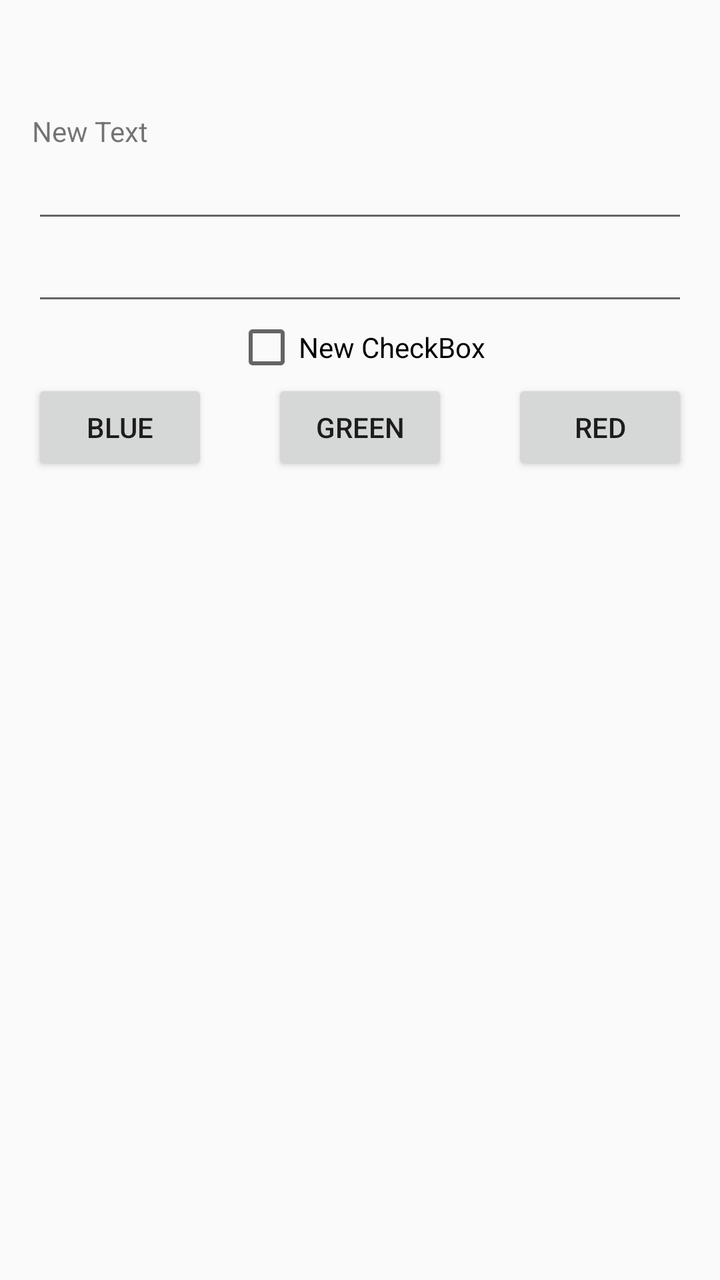
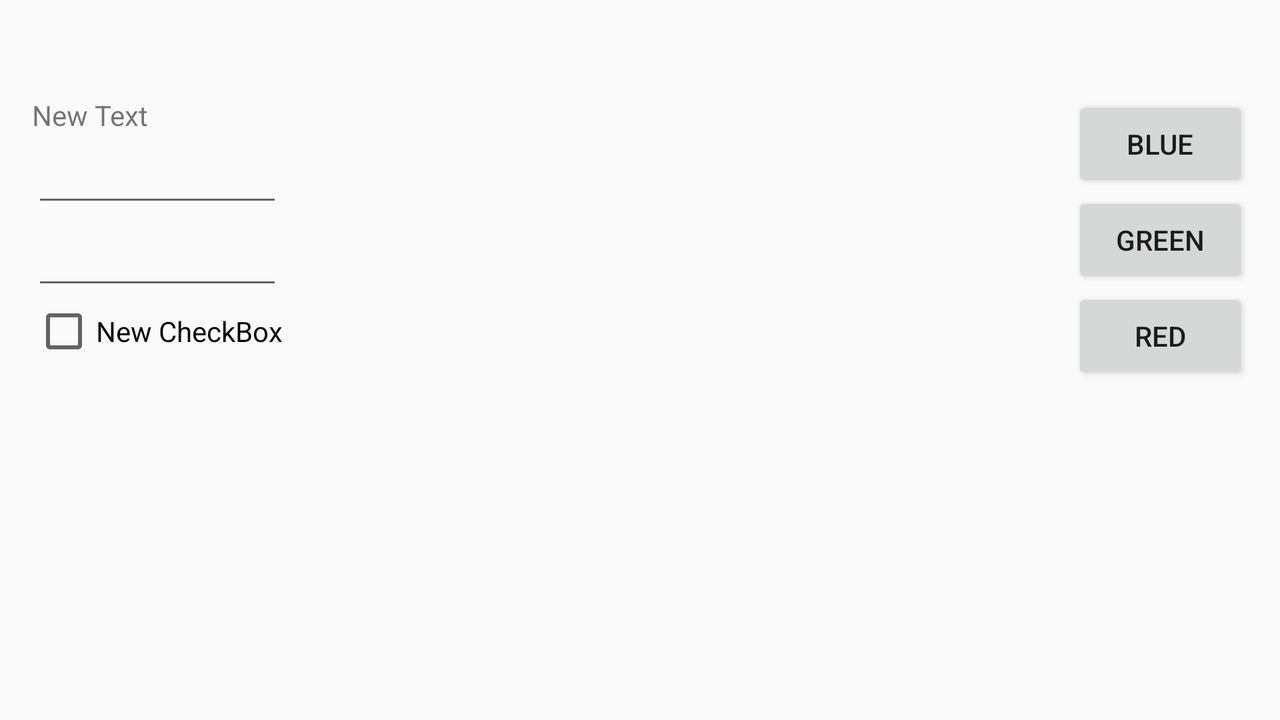

An Android layout and its configuration variant, each rendered on a device that would load it. The default file and the variant file are quoted in full after the pictures.
<!-- AndroidManifest.xml: application theme AppTheme -->
<!-- res/layout/main_content.xml -->
<?xml version="1.0" encoding="utf-8"?>
<RelativeLayout xmlns:android="http://schemas.android.com/apk/res/android"
    xmlns:tools="http://schemas.android.com/tools"
    android:layout_width="match_parent"
    android:layout_height="match_parent"
    android:paddingTop="?android:actionBarSize"
    android:paddingBottom="@dimen/activity_vertical_margin"
    android:paddingLeft="@dimen/activity_horizontal_margin"
    android:paddingRight="@dimen/activity_horizontal_margin"
    tools:context=".ui.activities.MainActivity">

    <LinearLayout
        android:layout_width="match_parent"
        android:layout_height="wrap_content"
        android:orientation="vertical"
        android:id="@+id/linearLayout">

        <TextView
            android:layout_width="match_parent"
            android:layout_height="wrap_content"
            android:text="New Text"
            android:id="@+id/textView"
            android:layout_alignParentTop="true"
            android:layout_alignParentLeft="true"
            android:layout_alignParentStart="true" />

        <EditText
            android:layout_width="match_parent"
            android:layout_height="wrap_content"
            android:id="@+id/editText"
            android:layout_below="@+id/textView"
            android:layout_alignParentLeft="true"
            android:layout_alignParentStart="true" />

        <EditText
            android:layout_width="match_parent"
            android:layout_height="wrap_content"
            android:id="@+id/editText2"
            android:layout_below="@+id/editText"
            android:layout_alignParentLeft="true"
            android:layout_alignParentStart="true" />

        <CheckBox
            android:layout_width="wrap_content"
            android:layout_height="wrap_content"
            android:text="New CheckBox"
            android:id="@+id/checkBox"
            android:layout_below="@+id/editText2"
            android:layout_centerHorizontal="true"
            android:layout_gravity="center_horizontal" />

    </LinearLayout>

    <Button
        android:layout_width="wrap_content"
        android:layout_height="wrap_content"
        android:text="Blue"
        android:id="@+id/btn_blue"
        android:layout_below="@+id/linearLayout"
        android:layout_alignParentLeft="true"
        android:layout_alignParentStart="true" />

    <Button
        android:layout_width="wrap_content"
        android:layout_height="wrap_content"
        android:text="Green"
        android:id="@+id/btn_green"
        android:layout_below="@+id/linearLayout"
        android:layout_centerHorizontal="true" />

    <Button
        android:layout_width="wrap_content"
        android:layout_height="wrap_content"
        android:text="Red"
        android:id="@+id/btn_red"
        android:layout_alignBottom="@+id/btn_green"
        android:layout_alignParentRight="true"
        android:layout_alignParentEnd="true" />


</RelativeLayout>
<!-- resources referenced by this layout -->
<resources>
  <dimen name="activity_horizontal_margin">16dp</dimen>
  <dimen name="activity_vertical_margin">16dp</dimen>
  <style name="AppTheme" parent="Theme.AppCompat.Light.NoActionBar">
          
          <item name="colorPrimary">@color/colorPrimary</item>
          <item name="colorPrimaryDark">@color/colorPrimaryDark</item>
          <item name="colorAccent">@color/colorAccent</item>
      </style>
  <color name="colorPrimary">#3F51B5</color>
  <color name="colorPrimaryDark">#303F9F</color>
  <color name="colorAccent">#FF4081</color>
</resources>
<!-- res/layout-land/main_content.xml (the repository's variant of the layout above) -->
<!-- drawn on the phone turned sideways -->
<?xml version="1.0" encoding="utf-8"?>
<RelativeLayout xmlns:android="http://schemas.android.com/apk/res/android"
    xmlns:tools="http://schemas.android.com/tools"
    android:layout_width="match_parent"
    android:layout_height="match_parent"
    android:paddingTop="?android:actionBarSize"
    android:paddingBottom="@dimen/activity_vertical_margin"
    android:paddingLeft="@dimen/activity_horizontal_margin"
    android:paddingRight="@dimen/activity_horizontal_margin"
    tools:context=".ui.activities.MainActivity">

    <LinearLayout
        android:layout_width="wrap_content"
        android:layout_height="wrap_content"
        android:orientation="vertical"
        android:id="@+id/linearLayout">

        <TextView
            android:layout_width="match_parent"
            android:layout_height="wrap_content"
            android:text="New Text"
            android:id="@+id/textView"
            android:layout_alignParentTop="true"
            android:layout_alignParentLeft="true"
            android:layout_alignParentStart="true" />

        <EditText
            android:layout_width="match_parent"
            android:layout_height="wrap_content"
            android:id="@+id/editText"
            android:layout_below="@+id/textView"
            android:layout_alignParentLeft="true"
            android:layout_alignParentStart="true" />

        <EditText
            android:layout_width="match_parent"
            android:layout_height="wrap_content"
            android:id="@+id/editText2"
            android:layout_below="@+id/editText"
            android:layout_alignParentLeft="true"
            android:layout_alignParentStart="true" />

        <CheckBox
            android:layout_width="wrap_content"
            android:layout_height="wrap_content"
            android:text="New CheckBox"
            android:id="@+id/checkBox"
            android:layout_below="@+id/editText2"
            android:layout_centerHorizontal="true"
            android:layout_gravity="center_horizontal" />

    </LinearLayout>

    <LinearLayout
        android:id="@+id/ll2"
        android:orientation="vertical"
        android:layout_width="wrap_content"
        android:layout_height="wrap_content"
        android:layout_alignParentTop="true"
        android:layout_alignParentRight="true"
        android:layout_alignParentEnd="true">

        <Button
            android:layout_width="wrap_content"
            android:layout_height="wrap_content"
            android:text="Blue"
            android:id="@+id/btn_blue"
            android:layout_below="@+id/linearLayout"
            android:layout_alignParentLeft="true"
            android:layout_alignParentStart="true" />

        <Button
            android:layout_width="wrap_content"
            android:layout_height="wrap_content"
            android:text="Green"
            android:id="@+id/btn_green"
            android:layout_below="@+id/linearLayout"
            android:layout_centerHorizontal="true" />

        <Button
            android:layout_width="wrap_content"
            android:layout_height="wrap_content"
            android:text="Red"
            android:id="@+id/btn_red"
            android:layout_alignBottom="@+id/btn_green"
            android:layout_alignParentRight="true"
            android:layout_alignParentEnd="true" />
    </LinearLayout>


</RelativeLayout>
